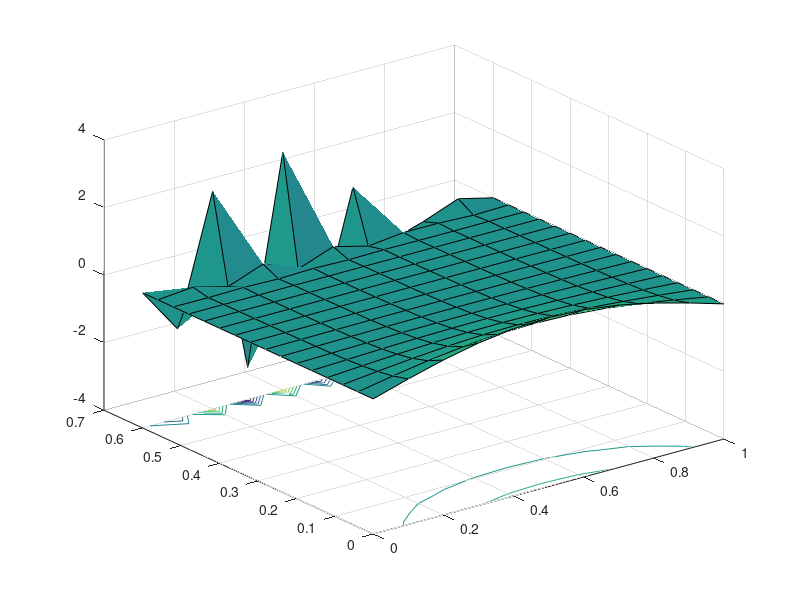

The MATLAB script that drew this image:
clf, clear
%h=0.1; k=0.004;
h=0.1; k=0.04;

x=0:h:1; t=0:k:0.6;
N=length(x); M=length(t);
kh2=k/h^2;
[X,T]=meshgrid(x,t);

u(1,:)=sin(pi*x);

for j=1:M-1
  j1=j+1;
  u(j1,1)=0; u(j1,N)=0;
  for i=2:N-1
    u(j1,i)=u(j,i)+kh2*(u(j,i-1)-2*u(j,i)+u(j,i+1));
  end
end

surfc(X,T,u)

